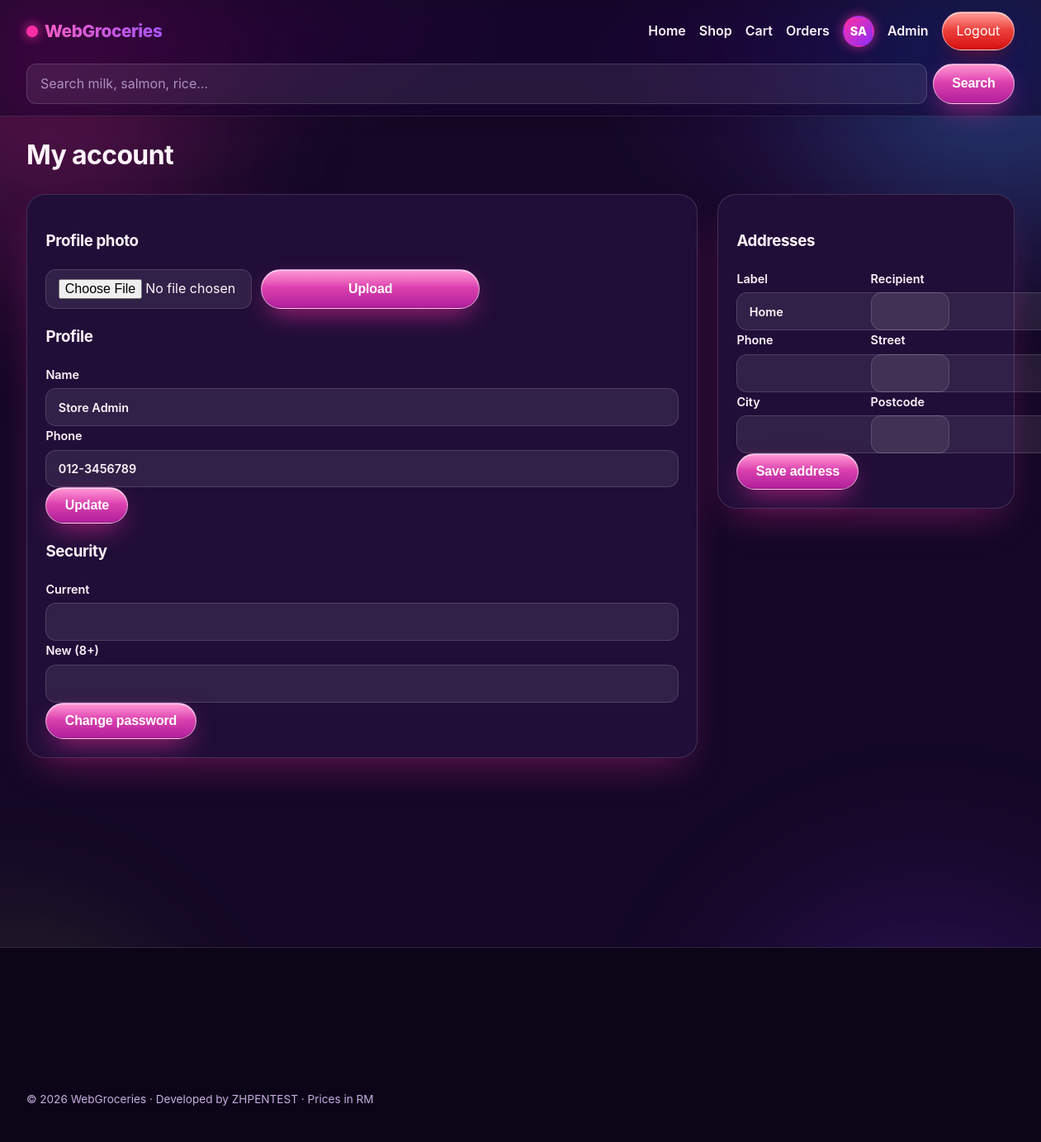
/account (signed in), run on the app's committed database.
### tables this page shows
CREATE TABLE users (
  id BIGINT UNSIGNED AUTO_INCREMENT PRIMARY KEY,
  name VARCHAR(120) NOT NULL,
  email VARCHAR(190) NOT NULL UNIQUE,
  password_hash VARCHAR(255) NOT NULL,
  phone VARCHAR(30) NULL,
  avatar VARCHAR(255) NULL,
  role ENUM('customer','admin') NOT NULL DEFAULT 'customer',
  status ENUM('active','suspended') NOT NULL DEFAULT 'active',
  created_at TIMESTAMP DEFAULT CURRENT_TIMESTAMP,
  updated_at TIMESTAMP DEFAULT CURRENT_TIMESTAMP ON UPDATE CURRENT_TIMESTAMP,
  INDEX idx_users_email (email)
);

### app/Core/helpers.php (called while the page is built, shortened)
<?php
function e(?string $s): string { return htmlspecialchars((string)$s, ENT_QUOTES, 'UTF-8'); }
function view(string $name, array $data = []): void {
  extract($data, EXTR_SKIP);
  $base = dirname(__DIR__) . '/Views/';
  require $base . 'layout/header.php';
  require $base . $name . '.php';
  require $base . 'layout/footer.php';
}
function asset(string $p): string {
  $f = dirname(__DIR__, 2) . '/public' . strtok($p, '?');
  return $p . '?v=' . (@filemtime($f) ?: 1);
}

### app/Controllers/AccountController.php (called while the page is built, shortened)
<?php
final class AccountController {
  public static function dashboard(): void {
    Auth::requireLogin(); $u = Auth::user();
    $pdo = Database::pdo();
    $orders = $pdo->prepare('SELECT * FROM orders WHERE user_id=? ORDER BY id DESC LIMIT 5'); $orders->execute([$u['id']]);
    $addrs = $pdo->prepare('SELECT * FROM addresses WHERE user_id=?'); $addrs->execute([$u['id']]);
    $wl = $pdo->prepare('SELECT p.* FROM wishlists w JOIN products p ON p.id=w.product_id WHERE w.user_id=?'); $wl->execute([$u['id']]);
    view('account/dashboard', ['title' => 'My account', 'u' => $u, 'orders' => $orders->fetchAll(), 'addrs' => $addrs->fetchAll(), 'wl' => $wl->fetchAll()]);
  }
}

### app/Core/Database.php (called while the page is built, shortened)
<?php
final class Database {
  private static ?PDO $pdo = null;
  public static function pdo(): PDO {
    if (self::$pdo) return self::$pdo;
    $host = $_ENV['DB_HOST'] ?? '127.0.0.1';
    $port = $_ENV['DB_PORT'] ?? '3306';
    $db = $_ENV['DB_NAME'] ?? 'webgroceries';
    $user = $_ENV['DB_USER'] ?? 'root';
    $pass = $_ENV['DB_PASS'] ?? '';
    $dsn = "mysql:host=$host;port=$port;dbname=$db;charset=utf8mb4";
    self::$pdo = new PDO($dsn, $user, $pass, [
      PDO::ATTR_ERRMODE => PDO::ERRMODE_EXCEPTION,
      PDO::ATTR_DEFAULT_FETCH_MODE => PDO::FETCH_ASSOC,
      PDO::ATTR_EMULATE_PREPARES => false,
    ]);
    return self::$pdo;
  }
}

### app/Core/Auth.php (called while the page is built, shortened)
<?php
final class Auth {
  public static function user(): ?array {
    $st = Database::pdo()->prepare('SELECT id,name,email,phone,avatar,role,status FROM users WHERE id=? LIMIT 1');
    $st->execute([(int)$_SESSION['uid']]);
    $u = $st->fetch();
    return $u ?: null;
  }
}

### app/Views/account/dashboard.php (the view, shortened to what this page needs)
<h1>My account</h1>
<div class="agrid">
<div class="card"><h3>Profile photo</h3>
<div class="avarow"><?php if (!empty($u['avatar'])): ?><img class="avatar lg" src="<?= e($u['avatar']) ?>" alt="Profile photo"><?php endif; ?>
<form method="post" action="/account/avatar" enctype="multipart/form-data" class="row"><?= csrf_field() ?><input type="file" name="avatar" accept="image/jpeg,image/png,image/webp" required><button class="btn">Upload</button></form></div>
<h3>Profile</h3><form method="post" action="/account/profile"><?= csrf_field() ?><label>Name<input name="name" value="<?= e($u['name']) ?>"></label><label>Phone<input name="phone" value="<?= e($u['phone'] ?? '') ?>"></label><button class="btn">Update</button></form>
<h3>Security</h3><form method="post" action="/account/password"><?= csrf_field() ?><label>Current<input name="current" type="password"></label><label>New (8+)<input name="new" type="password" minlength="8"></label><button class="btn">Change password</button></form></div>
<div class="card"><h3>Addresses</h3>
<form method="post" action="/account/address"><?= csrf_field() ?><div class="row"><label>Label<input name="label" value="Home"></label><label>Recipient<input name="recipient" required></label></div><div class="row"><label>Phone<input name="phone" required></label><label>Street<input name="line1" required></label></div><div class="row"><label>City<input name="city" required></label><label>Postcode<input name="postcode" required></label></div><button class="btn">Save address</button></form></div>
</div>
<div class="agrid">
</div>

### app/Views/layout/header.php (shortened to what this page needs)
<?php $u = \App\Core\Auth::user(); $csrf = \App\Core\Csrf::token();
try { $cartN = (int)(\App\Models\Cart::totals()['count'] ?? 0); } catch (\Throwable $e) { $cartN = 0; } ?>
<!doctype html><html lang="en"><head>
<link rel="stylesheet" href="<?= asset('/assets/css/app.css') ?>">
</head><body>
<header class="nav"><div class="wrap nav-in">
<a class="logo" href="/"><span class="logo-dot"></span>WebGroceries</a>
<form class="search" action="/shop" method="get"><input name="q" placeholder="Search milk, salmon, rice…" value="<?= e($_GET['q'] ?? '') ?>"><button>Search</button></form>
<nav class="links"><a href="/">Home</a><a href="/shop">Shop</a><a href="/cart">Cart <b id="cartCount"><?= $cartN ? '(' . $cartN . ')' : '' ?></b></a>
<?php if ($u): ?><a href="/orders">Orders</a><a class="ava-link" href="/account" title="<?= e($u['name']) ?>"><?php if (!empty($u['avatar'])): ?><img class="avatar" src="<?= e($u['avatar']) ?>" alt="<?= e($u['name']) ?>"><?php else: $ini = implode('', array_map(fn($w) => strtoupper($w[0] ?? ''), array_slice(explode(' ', $u['name']), 0, 2))); ?><span class="avatar avatar-init"><?= e($ini) ?></span><?php endif; ?></a><?php if ($u['role']==='admin'): ?><a href="/admin">Admin</a><?php endif; ?><form class="loform" method="post" action="/logout" onsubmit="return confirm('Log out of WebGroceries?')"><?= csrf_field() ?><button class="btn-logout">Logout</button></form>
<?php else: ?><a href="/login">Login</a><a class="btn" href="/register">Sign up</a><?php endif; ?></nav>
</div>
</header>
<main class="wrap">

### data on the page
users: name "SA", name "Store Admin", phone "012-3456789"
